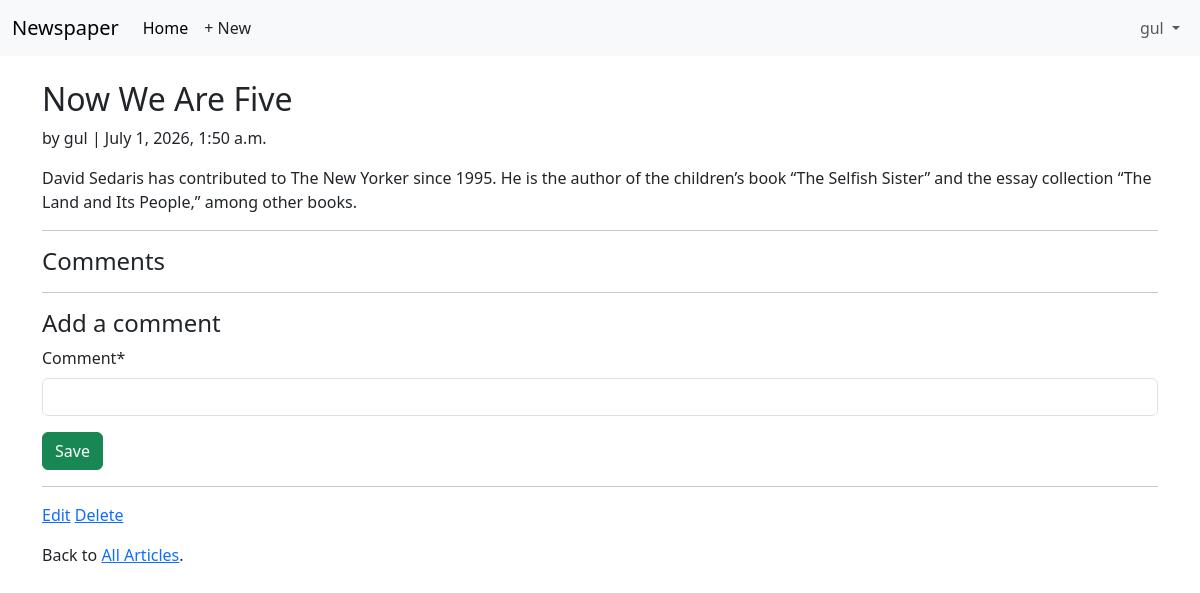
The page /articles/2/ (signed in) on the database as committed earlier.
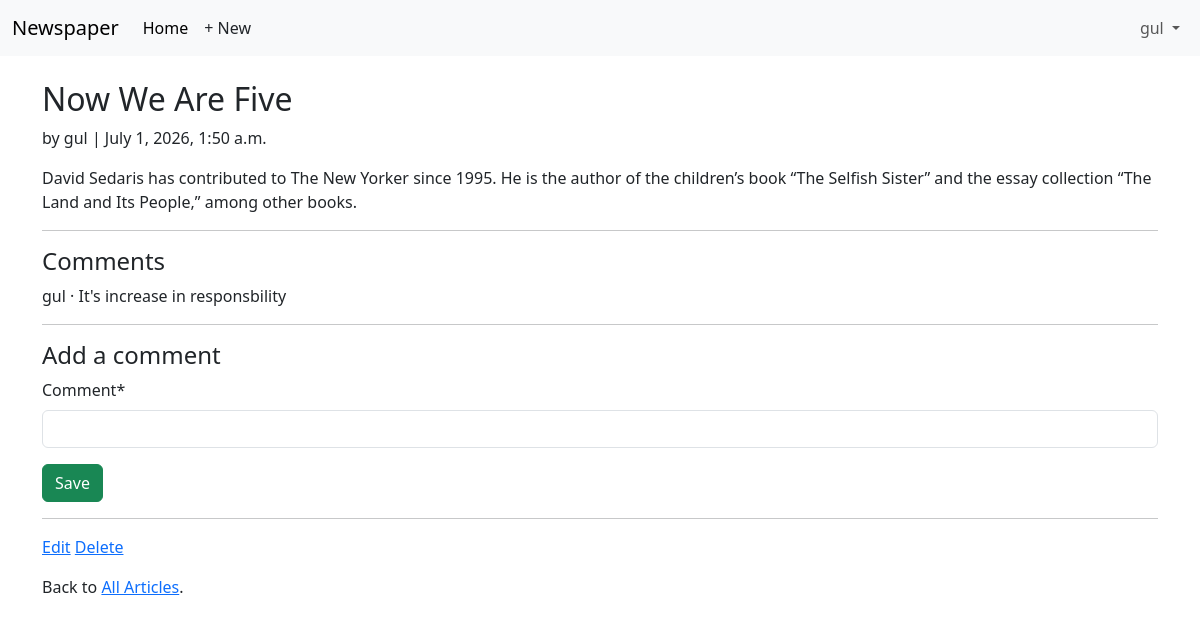
The same page on the database as committed later.
### articles/models.py (models this page shows, shortened)
class Comment(models.Model):
    article = models.ForeignKey(Article, on_delete=models.CASCADE)
    comment = models.CharField(max_length=140)
    author = models.ForeignKey(
        settings.AUTH_USER_MODEL,
        on_delete=models.CASCADE,
    )
    def __str__(self):
        return self.comment

### accounts/models.py (models this page shows)
class CustomUser(AbstractUser):
    age= models.PositiveIntegerField(null=True, blank=True)

### articles/views.py (the view, shortened to what this page needs)
# urls.py: path("<int:pk>/", ArticleDetailView.as_view(),
class ArticleDetailView(LoginRequiredMixin, View):
    def get(self, request, *args, **kwargs):
        view = CommentGet.as_view()
        return view(request, *args, **kwargs)

### articles/forms.py
class CommentForm(forms.ModelForm):
    class Meta:
        model= Comment
        fields= ("comment",)

### articles/views.py (called while the page is built)
    def get_context_data(self, **kwargs):
        context = super().get_context_data(**kwargs)
        context["form"] = CommentForm()
        return context

### templates/article_detail.html
{% extends "base.html" %}
{% load crispy_forms_tags %}
{% block content %}
<div class="article-entry">
    <h2>{{ object.title }}</h2>
    <p>by {{ object.author }} | {{ object.date }}</p>
    <p>{{ object.body }}</p>
</div>
<hr>
<h4>Comments</h4>
{% for comment in article.comment_set.all %}
<p>{{ comment.author }} &middot; {{comment }}</p>
{% endfor %}
<hr>
<h4>Add a comment</h4>
<form action="" method="post">{% csrf_token %}
    {{ form|crispy }}
    <button class="btn btn-success ms2" type="submit">Save</button>
</form>
<hr>
<div>
    {% if article.author.pk == request.user.pk %}
    <p><a href="{% url 'article_edit' article.pk %}">Edit</a>
        <a href="{% url 'article_delete' article.pk %}">Delete</a>
    </p>
    {% endif %}
    <p>Back to <a href="{% url 'article_list' %}">All Articles</a>.</p>
</div>
{% endblock content %}

Rows that differ between the two databases and show on the page:
added Comment: author "gul", comment "It's increase in responsbility"
